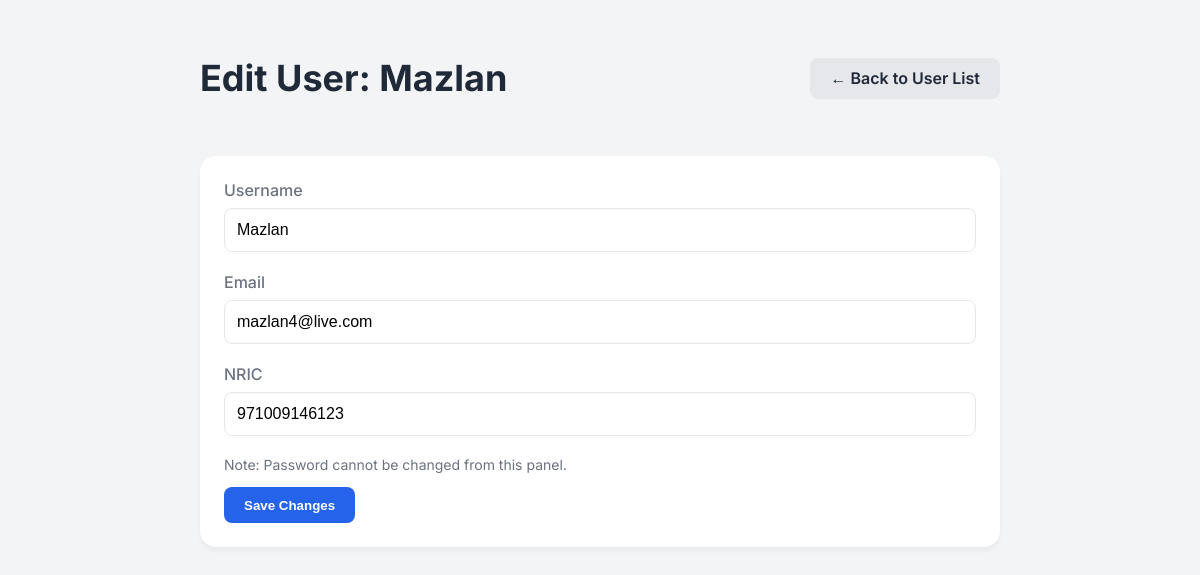
Screenshot of /admin/edit_user.php?id=27 (signed in) with the database file from the repository.
### tables this page shows
CREATE TABLE `users` (
  `id` int(11) NOT NULL,
  `nric` varchar(50) NOT NULL,
  `email` varchar(100) NOT NULL,
  `username` varchar(50) DEFAULT NULL,
  `password` varchar(255) NOT NULL,
  `created_at` datetime NOT NULL DEFAULT current_timestamp()
);

### php/admin.php (called while the page is built, shortened)
<?php
class Admin
{
    private $conn;
    private $users_table = 'users';
    public function __construct($db)
    {
        $this->conn = $db;
    }
    public function getUserById($user_id)
    {
        $query = "SELECT id, username, email, nric FROM " . $this->users_table . " WHERE id = :user_id LIMIT 1";
        $stmt = $this->conn->prepare($query);
        $stmt->bindParam(':user_id', $user_id, PDO::PARAM_INT);
        $stmt->execute();
        return $stmt->fetch(PDO::FETCH_ASSOC);
    }
}

### admin/edit_user.php (the view, shortened to what this page needs)
<?php
require_once '../php/admin_auth_check.php';
require_once '../php/admin.php';
$user_id = filter_input(INPUT_GET, 'id', FILTER_VALIDATE_INT);
$database = new Database();
$db = $database->connect();
$admin = new Admin($db);
$userData = $admin->getUserById($user_id);
?>
<!DOCTYPE html>
<html lang="en">
<head>
</head>
<body>
    <div class="dashboard-wrapper">
        <header class="header">
            <h1>Edit User: <?php echo htmlspecialchars($userData['username']); ?></h1>
            <a href="view_users.php" class="btn btn-secondary">&larr; Back to User List</a>
        </header>
        <div class="card">
            <form action="edit_user.php?id=<?php echo $user_id; ?>" method="POST">
                <div class="form-group">
                    <label for="username">Username</label>
                    <input type="text" name="username" id="username" class="form-control" value="<?php echo htmlspecialchars($userData['username']); ?>" required>
                </div>
                <div class="form-group">
                    <label for="email">Email</label>
                    <input type="email" name="email" id="email" class="form-control" value="<?php echo htmlspecialchars($userData['email']); ?>" required>
                </div>
                <div class="form-group">
                    <label for="nric">NRIC</label>
                    <input type="text" name="nric" id="nric" class="form-control" value="<?php echo htmlspecialchars($userData['nric']); ?>">
                </div>
                <p style="font-size: 0.875rem; color: var(--subtle-text-color);">Note: Password cannot be changed from this panel.</p>
                <button type="submit" name="update_user" class="btn btn-primary">Save Changes</button>
            </form>
        </div>
    </div>
</body>
</html>

### admin/edit_user.php (style rules this page uses)
:root { --bg-color: #f3f4f6; --card-bg-color: #ffffff; --text-color: #1f2937; --subtle-text-color: #6b7280; --border-color: #e5e7eb; --primary-color: #2563eb; --shadow-color: rgba(0, 0, 0, 0.05); --font-family: 'Inter', sans-serif; }
body { font-family: var(--font-family); background-color: var(--bg-color); margin: 0; padding: 2rem; }
.dashboard-wrapper { max-width: 800px; margin: auto; }
.header { display: flex; justify-content: space-between; align-items: center; margin-bottom: 2rem; }
.header h1 { font-size: 2.25rem; color: var(--text-color); }
.btn { padding: 0.65rem 1.25rem; border-radius: 0.5rem; text-decoration: none; font-weight: 600; transition: background-color 0.3s ease; border: none; cursor: pointer; }
.btn-secondary { background-color: var(--border-color); color: var(--text-color); }
.btn-primary { background-color: var(--primary-color); color: white; }
.card { background-color: var(--card-bg-color); padding: 1.5rem; border-radius: 1rem; box-shadow: 0 4px 6px -1px var(--shadow-color); }
.form-group { margin-bottom: 1.25rem; }
.form-group label { display: block; font-weight: 500; margin-bottom: 0.5rem; color: var(--subtle-text-color); }
.form-control { width: 100%; padding: 0.75rem; border: 1px solid var(--border-color); border-radius: 0.5rem; font-size: 1rem; box-sizing: border-box; }

### rows the page displays
users: username "Mazlan", email "mazlan4@live.com", nric "971009146123"
